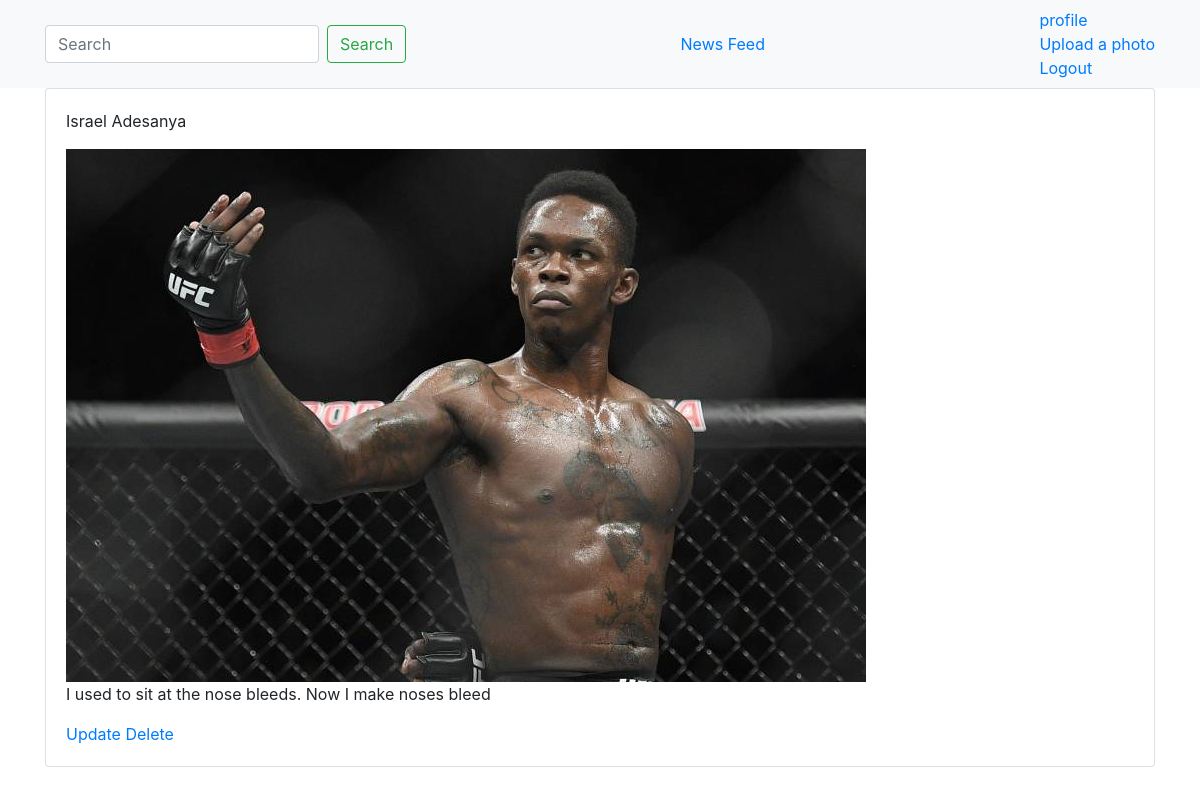
The page /post/3/ (signed in) on the database as committed earlier.
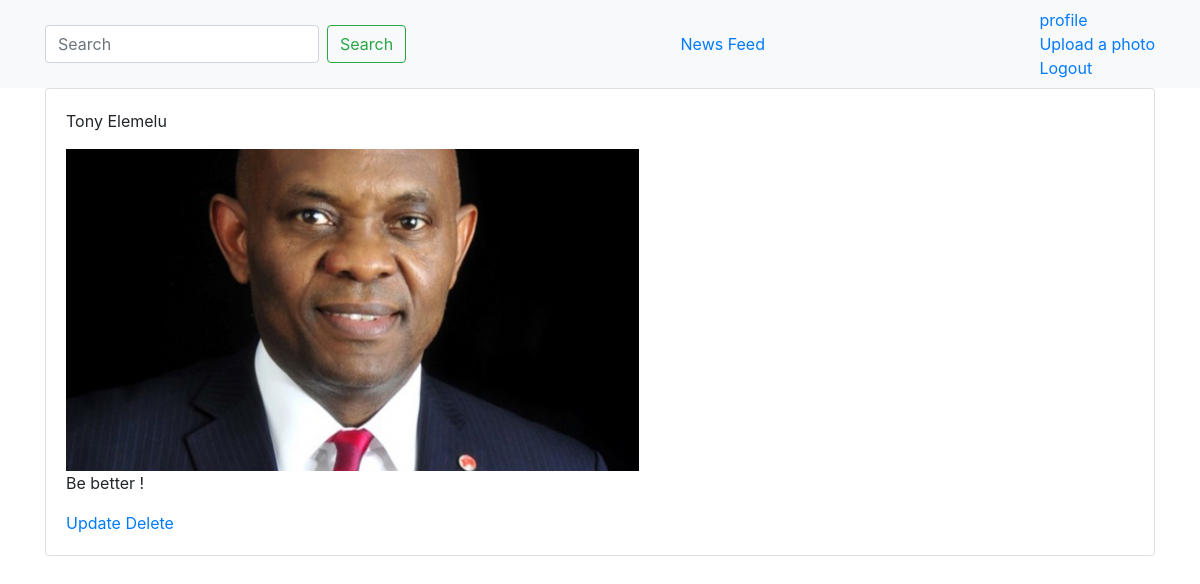
The same page on the database as committed later.
### instagram/models.py (models this page shows, shortened)
class Post(models.Model):
    image= models.ImageField(default="default.jpg", upload_to="profile_pics")
    name = models.CharField(max_length=100)
    caption = models.TextField(max_length=250)
    likes = models.IntegerField(default=0,)
    post_date = models.DateTimeField(auto_now_add=True)
    masterkey = models.ForeignKey(User, on_delete=models.CASCADE)

### instagram/views.py (the view)
# urls.py: url(r'^post/(?P<pk>\d+)/$', DbDetailView.as_view(), name='post-detail'),
class DbDetailView(LoginRequiredMixin,DetailView):
    model = Post
    template_name = 'main/detail.html'

### templates/main/detail.html
{%extends "main/base.html"%}
{%block content%}
<div class="container">
    <div class="card">
        <div class="card-body">
            <p>{{object.name}}</p>
            <img src="{{object.image.url}}">
            <p>{{ object.caption }}</p>
              {% if object.masterkey == user %}
            <a href="{%  url 'post-update' object.id %}">Update</a>
            <a href="{%  url 'post-delete' object.id %}">Delete</a>
            {%endif%}
        </div>
    </div>
</div>
{%endblock%}

Rows that differ between the two databases and show on the page:
changed Post: name "Israel Adesanya" → "Tony Elemelu"; image: a different picture; caption "I used to sit at the nose bleeds. Now I make noses bleed" → "Be better !"
